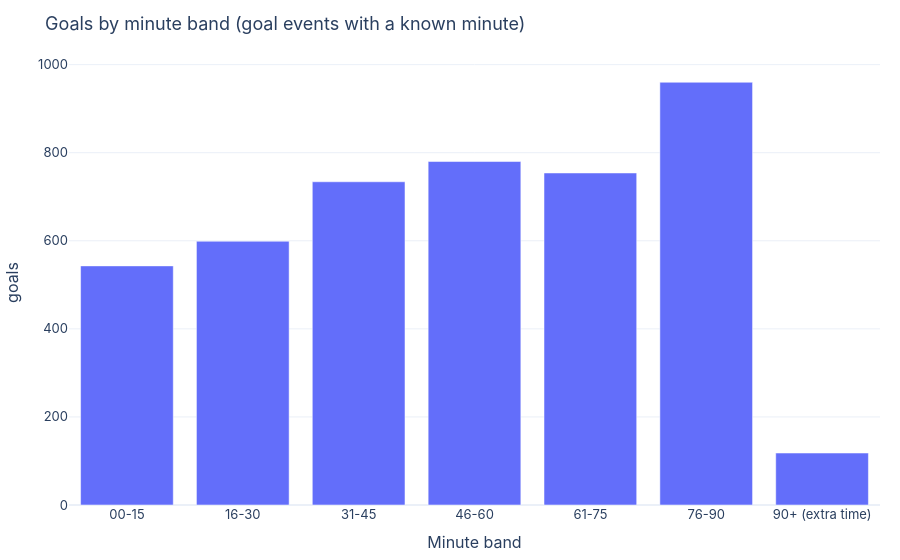

Here is the notebook cell this chart was saved with:
### Code cell
F['D_goals_by_minute_band']

### Figure 1 — Plotly figure (JSON) as saved in the notebook; plotly's stock layout.template omitted (floating-point values rounded to 4 significant figures)
{"data": [{"hovertemplate": "Minute band=%{x}<br>goals=%{y}<extra></extra>", "legendgroup": "", "marker": {"color": "#636efa", "pattern": {"shape": ""}}, "name": "", "orientation": "v", "showlegend": false, "textposition": "auto", "type": "bar", "x": ["00-15", "16-30", "31-45", "46-60", "61-75", "76-90", "90+ (extra time)"], "xaxis": "x", "y": [543, 599, 734, 780, 754, 960, 118], "yaxis": "y"}], "layout": {"barmode": "relative", "font": {"family": "Inter, Segoe UI, sans-serif", "size": 13}, "legend": {"orientation": "h", "tracegroupgap": 0, "y": -0.2}, "margin": {"b": 50, "l": 60, "r": 20, "t": 60}, "title": {"text": "Goals by minute band (goal events with a known minute)"}, "xaxis": {"anchor": "y", "domain": [0.0, 1.0], "title": {"text": "Minute band"}}, "yaxis": {"anchor": "x", "domain": [0.0, 1.0], "title": {"text": "goals"}}}}
